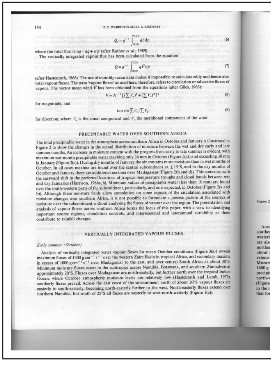
#> input picture DIP-Labs/Lab03_Basic_Image_Manipulation/B1.png, 271 x 365 px, given as the content of the folder lab3 Images/Document, which was not available
$ python Task_1.py
#> lines starting #> are read from the running program, lines starting #| are printed output that depends on the picture
import cv2
import numpy as np
import glob

threshold_array = [100, 128, 150, 200, 220]
def threshold_binarization(img_file, threshold):
#> called with img_file = '_only/B1.png', threshold = 100
	name = img_file.split('/')[-1].split('.')[0]
	img = cv2.imread(img_file, 0)
#> img is the input picture: shape (365, 271); min 20, max 255, mean 214.8
	bin_img = np.where(img>threshold, 255, 0)
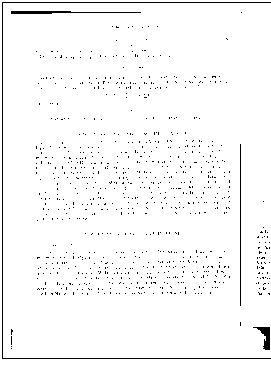
#> bin_img: shape (365, 271) int64; 97.3% white; black in thin lines or dots
	cv2.imwrite("lab3 Images/Document/{}_bin_{}.png".format(name, threshold), bin_img)

def caller():
	for file in glob.glob("lab3 Images/Document/*.*"):
		for threshold in threshold_array:
			threshold_binarization(file, threshold)

if __name__ == '__main__':
	caller()

$ run again, on DIP-Labs/Lab03_Basic_Image_Manipulation/B2.jpg
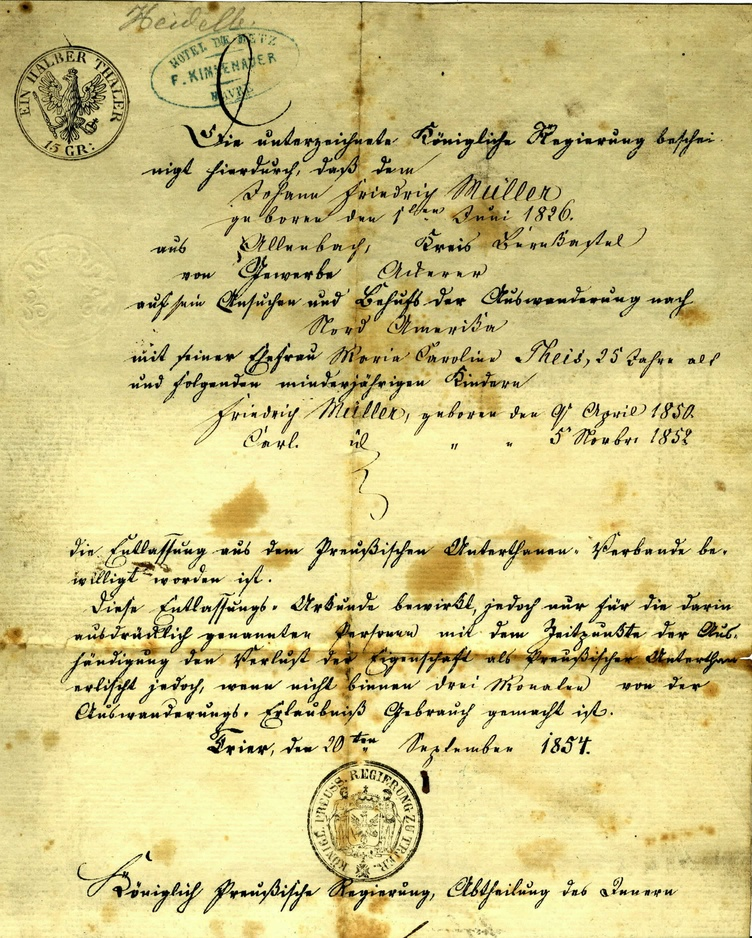
#> input picture DIP-Labs/Lab03_Basic_Image_Manipulation/B2.jpg, 752 x 938 px, shrunk from 2258 x 2814 before the run, given as the content of the folder lab3 Images/Document, which was not available
#> in threshold_binarization, `img = cv2.imread(img_file, 0)`:
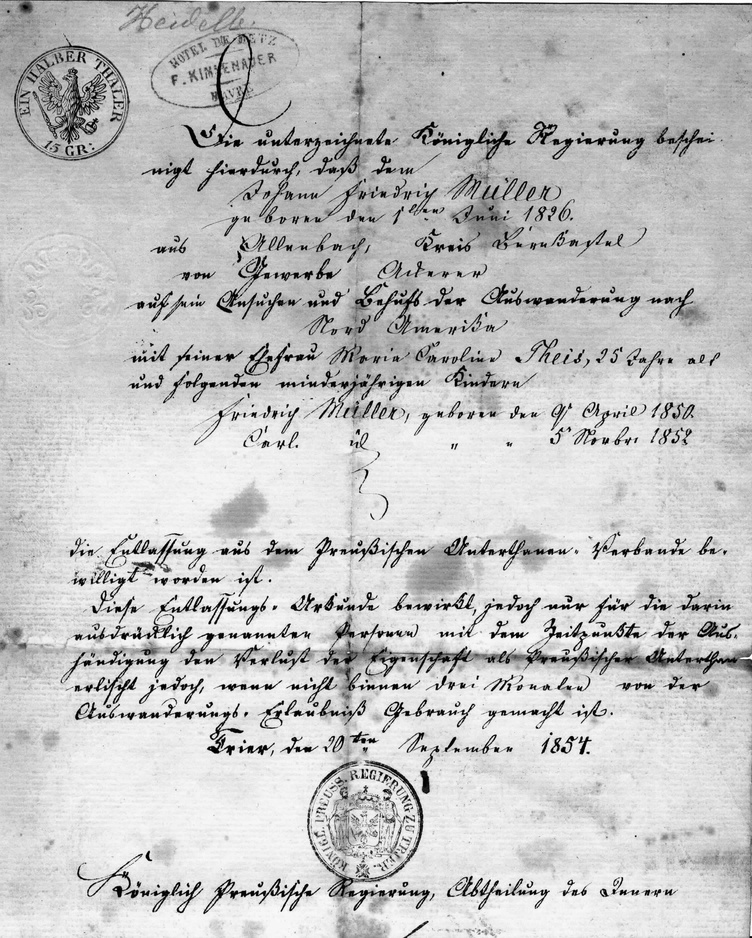
#> img: shape (938, 752); min 0, max 255, mean 195.3
#> in threshold_binarization, `bin_img = np.where(img>threshold, 255, 0)`:
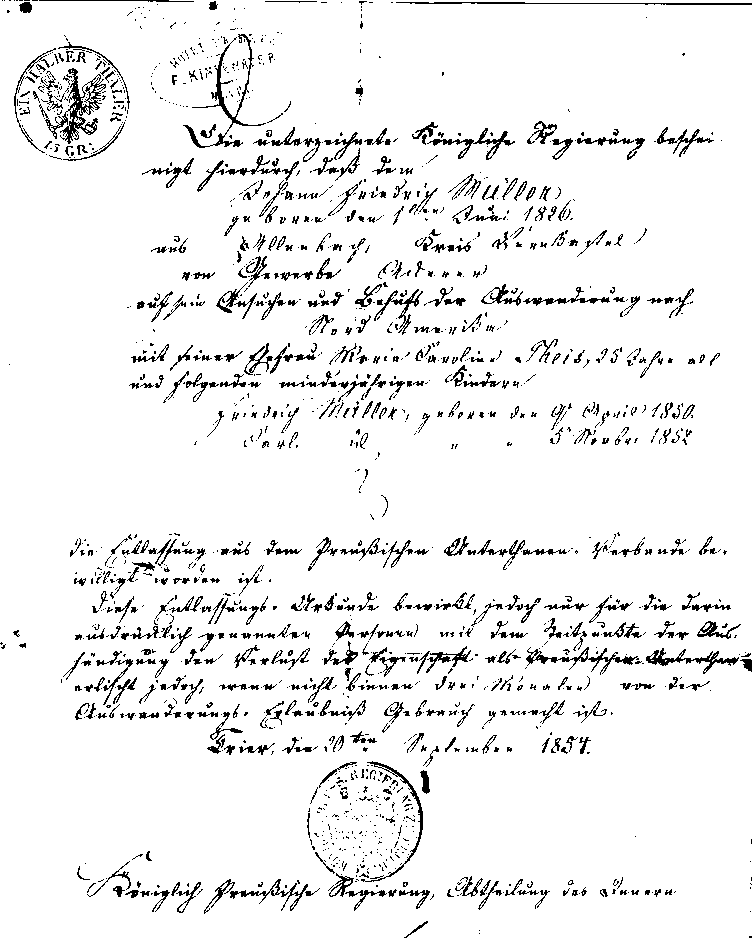
#> bin_img: shape (938, 752) int64; 93.8% white; black in thin lines or dots
